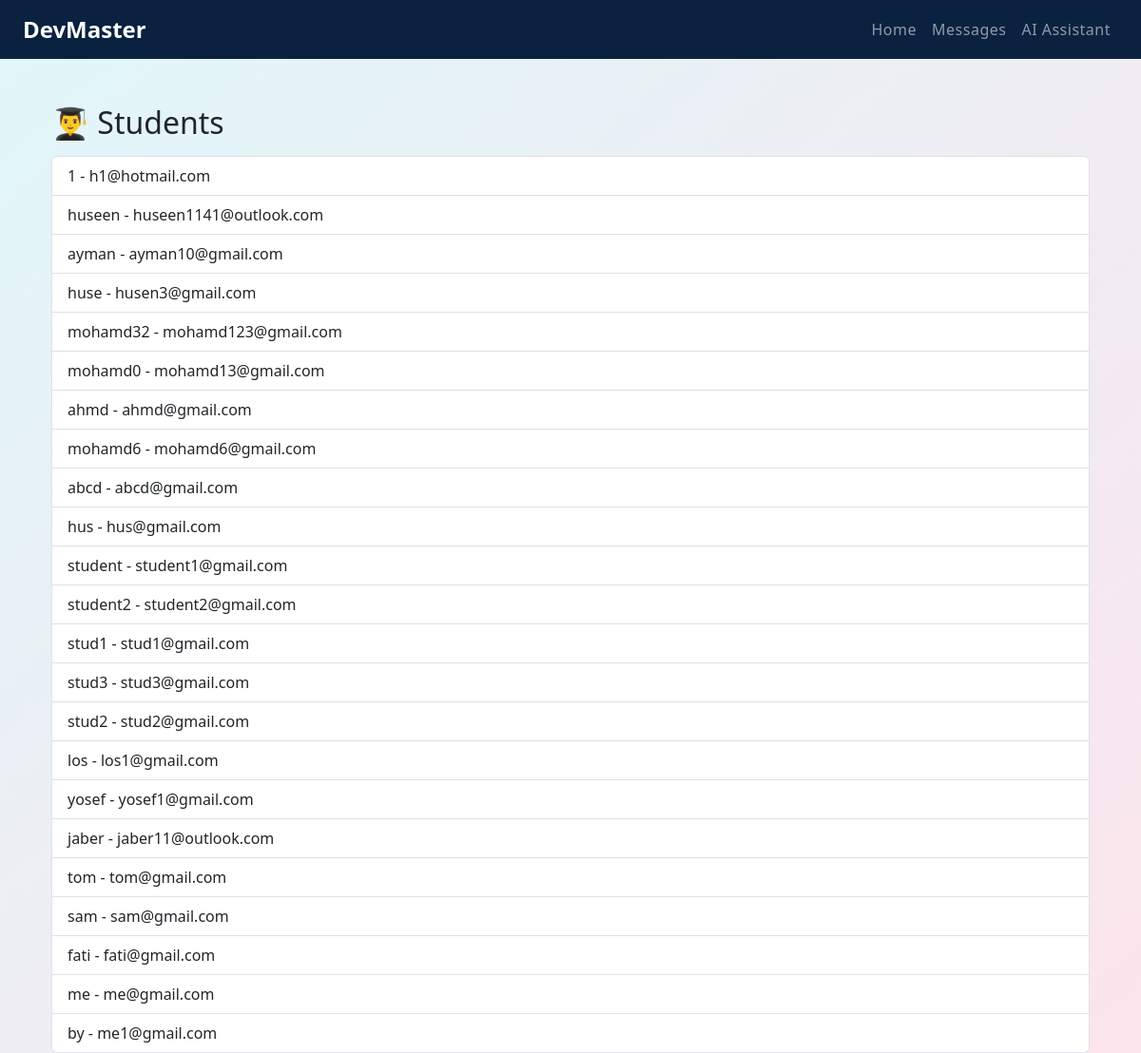
/students/, run on an earlier commit of the app's database.
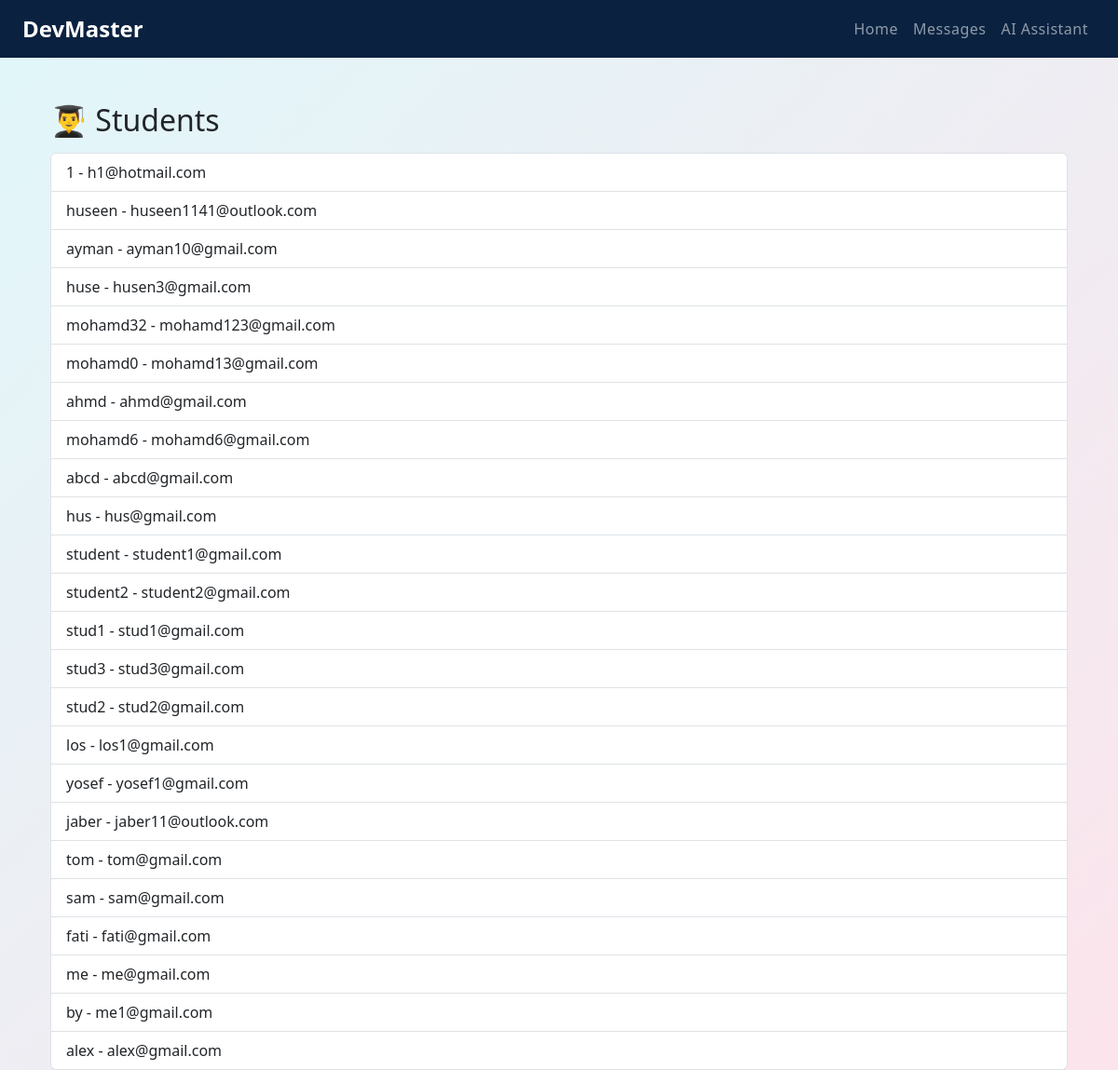
And on a later commit of the database.
### users/models.py (models this page shows, shortened)
class Student(models.Model):
    user = models.OneToOneField(User, on_delete=models.CASCADE)
    bio = models.TextField(blank=True, null=True)
    learning_level = models.ForeignKey(LearningLevel, on_delete=models.SET_NULL, null=True)

### users/views.py (the view)
# urls.py: path('students/', views.view_students, name='view_students'),
def view_students(request):
    students = Student.objects.all()
    return render(request, 'users/view_students.html', {'students': students})

### users/templates/users/view_students.html (shortened to what this page needs)
{% extends 'base1.html' %}
{% block content %}
<div class="container mt-5">
    <h2>👨‍🎓 Students</h2>
    <ul class="list-group mt-3">
        {% for student in students %}
        <li class="list-group-item">
            {{ student.user.username }} - {{ student.user.email }}
        </li>
        {% endfor %}
    </ul>
</div>
{% endblock %}

What changed in the data, as far as the page shows it:
added Student: user.username "alex", user.email "alex@gmail.com"
